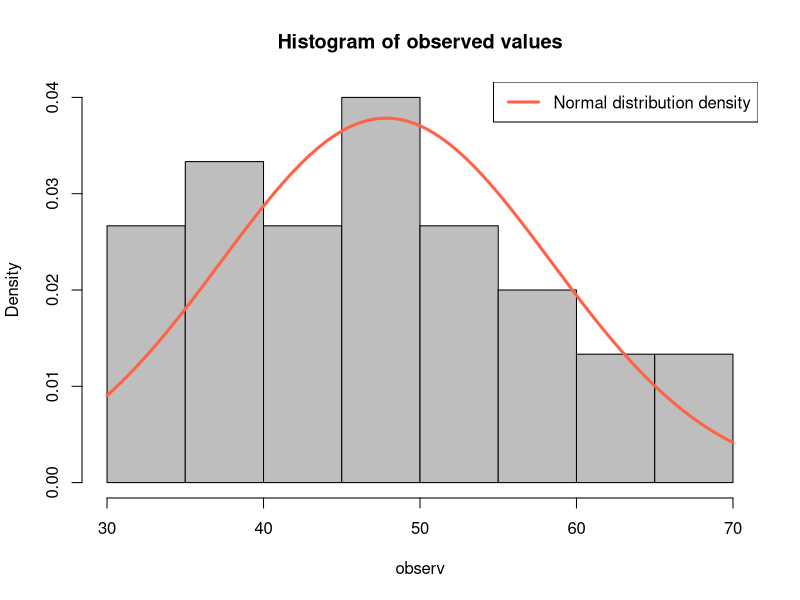

Generate this figure with R:
## Pastabos. Užduotis atlikite naudodami:
## a) formules, panaudokite alternatyvius hipotezių tikrinimo metodus
##    (statistikos realizacija; p reikšmė; pasikliovimo intervalai);
## b) standartines R funkcijas.
##
## 1. Užduotis
##
## Lentelėje pateikti duomenys apie tam tikros medžiagos kiekį 30
## mėginių:

observ <- c(
    49, 51, 46, 52, 60, 62, 68, 50,
    34, 36, 40, 50, 32, 59, 69, 34,
    48, 44, 40, 42, 42, 45, 53, 40,
    48, 30, 54, 58, 62, 37
)

## Nagrinėsime ar duomenys normalūs.
sample_sd <- sd(observ)
sample_variance <- var(observ)
sample_mean <- mean(observ)

hist(observ, freq = FALSE, col = "gray", main = "Histogram of observed values")
curve(
    dnorm(x, mean = sample_mean, sd = sample_sd),
    col = "tomato", lwd = 3,
    add = TRUE
)
legend(
    "topright",
    legend = c("Normal distribution density"),
    col = c("tomato"),
    lwd = c(3)
)

## Tikrinsime hipotezę
## H_0: populiacijos skirstinys normalusis.
##
shapiro.test(observ)
## 	Shapiro-Wilk normality test
##
## data:  observ
## W = 0.97401, p-value = 0.6536
##
## => Nėra pagrindo atmesti nulinės hipotezės.


## Atlikite užduotis:
## a) Esant 94% patikimumui, įvertinkite medžiagos kiekio standartinį
##    nuokrypį.
##
confidence <- 0.94
alpha <- 1 - confidence

n <- length(observ)

tmp0 <- (n - 1) * sample_variance
sigma_sqr_lo <-  tmp0 / qchisq(alpha / 2, df = n - 1, lower.tail = FALSE)
sigma_sqr_hi <- tmp0 / qchisq(1 - alpha / 2, df = n - 1, lower.tail = FALSE)

data.frame(
    name = c("sigma", "sigma^2"),
    lo = c(sqrt(sigma_sqr_lo), sigma_sqr_lo),
    mid = c(sample_sd, sample_variance),
    hi = c(sqrt(sigma_sqr_hi), sigma_sqr_hi)
)
##      name        lo       mid        hi
## 1   sigma  8.470066  10.54083  13.99399
## 2 sigma^2 71.742013 111.10920 195.83164


## b) Raskite vidurkio pasikliovimo intervalą.
shift <- qt(alpha / 2, df = n - 1, lower.tail = FALSE) * sqrt(sample_variance) / sqrt(n)
mu_lo <- sample_mean - shift
mu_hi <- sample_mean + shift

data.frame(
    name = "mu",
    lo = mu_lo,
    mid = sample_mean,
    hi = mu_hi
)
##   name       lo      mid       hi
## 1   mu 44.06655 47.83333 51.60011

## Galime naudoti t.test() norint rasti pasikliovimo intervalus:
t.test(observ, alternative = 'two.sided', mu = 0, conf.level = confidence)
## 	One Sample t-test

## data:  observ
## t = 24.855, df = 29, p-value < 2.2e-16
## alternative hypothesis: true mean is not equal to 0
## 94 percent confidence interval:
##  44.06655 51.60011
## sample estimates:
## mean of x
##  47.83333

## c) Patikrinkite prielaidą, kad vidutinis medžiagos kiekis didesnis
##    už 50.
##
## H_0: mu <= mu_0,
## H_1: mu > mu_0.
##
mu_0 <- 50
(t_statistic <- sqrt(n) * (sample_mean - mu_0) / sample_sd)
## > [1] -1.125843

## H_0 atmesime, jei statistika t daugiau už kritinę reikšmę t_lo:
(t_lo <- qt(alpha, df = n - 1, lower.tail = FALSE))
## > [1] 1.601972

(t_statistic > t_lo)
## > [1] FALSE

## => Nėra pagrindo atmesti H_0. Vadinasi, statistiškai, medžiagos
## kiekis mažesnis už 50.

## Tikrinsime naudojantis t.test():
t.test(observ, alternative = "greater", mu = mu_0, conf.level = confidence)
##
## 	One Sample t-test
##
## data:  observ
## t = -1.1258, df = 29, p-value = 0.8653
## alternative hypothesis: true mean is greater than 50
## 94 percent confidence interval:
##  44.75036      Inf
## sample estimates:
## mean of x
##  47.83333

## Remiantis p reikšme, nėra pagrindo atmesti H_0.
